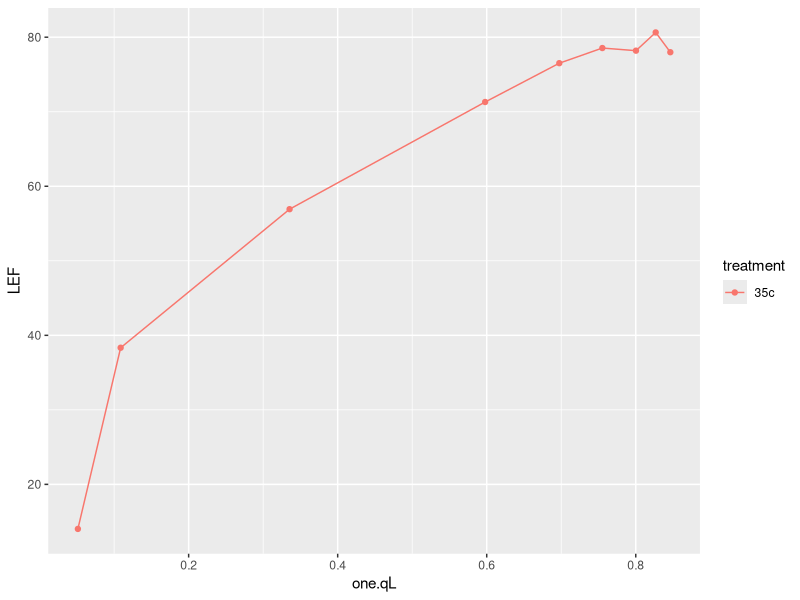
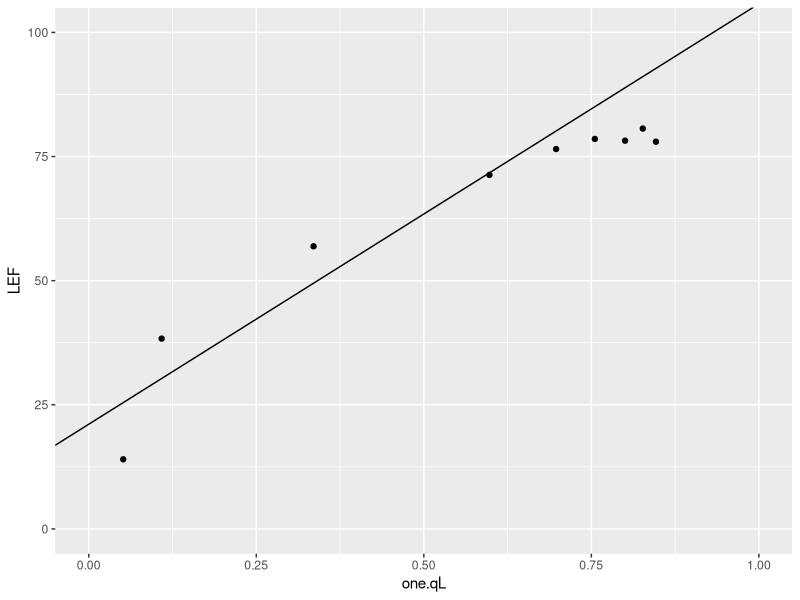
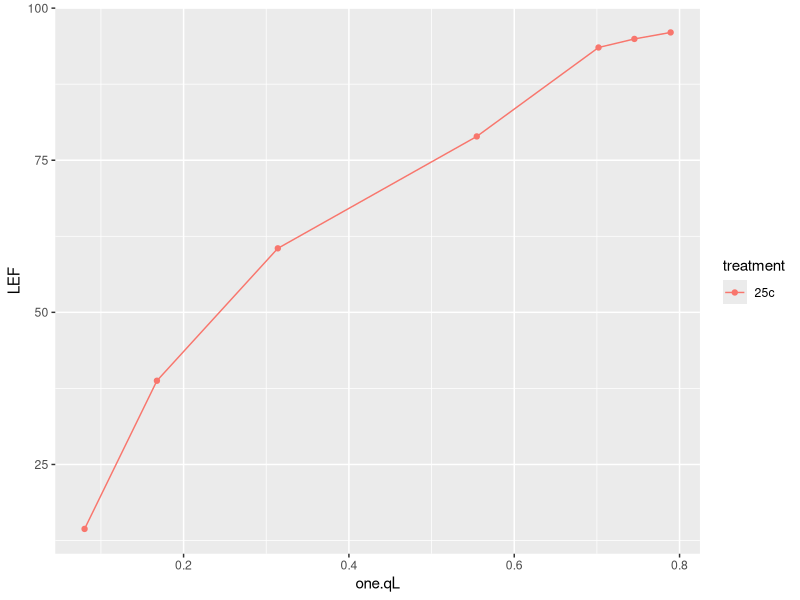
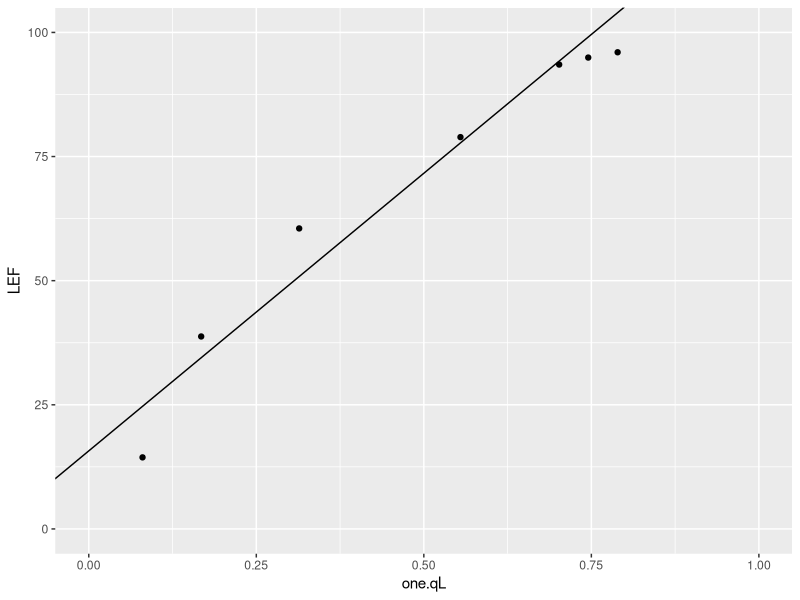
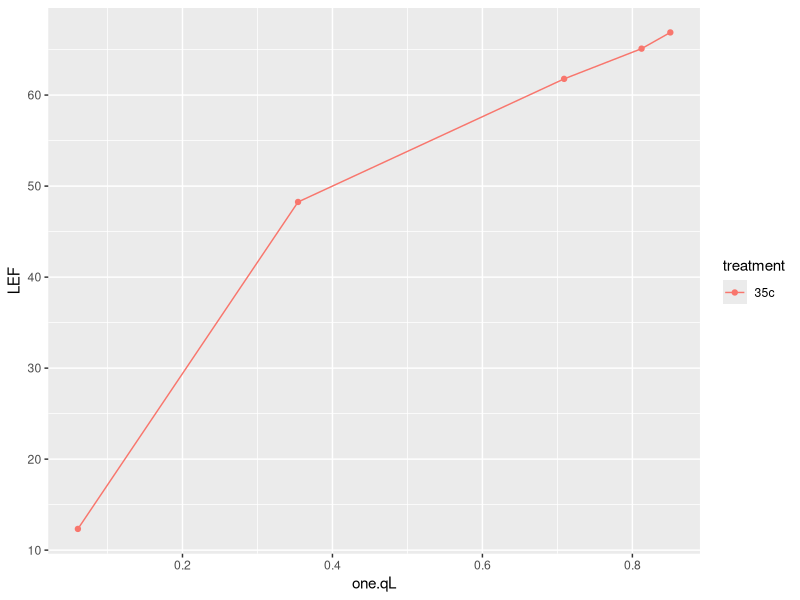
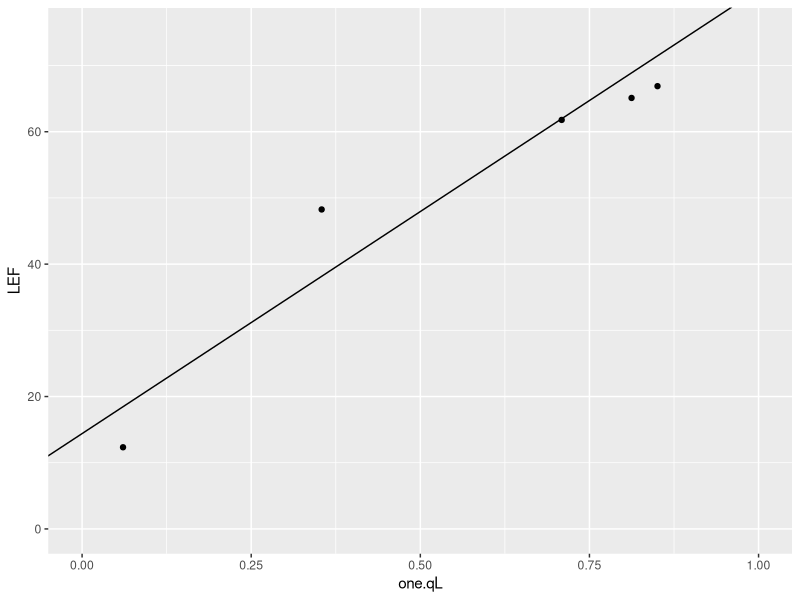
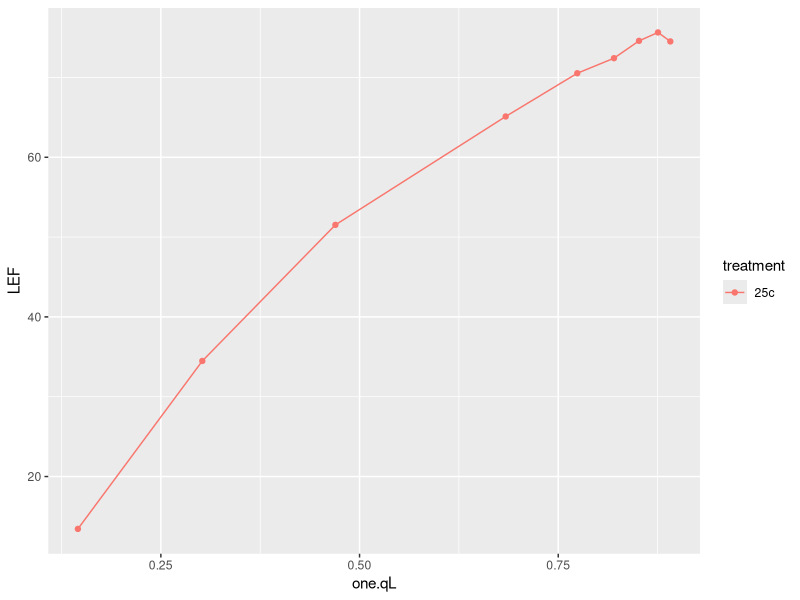
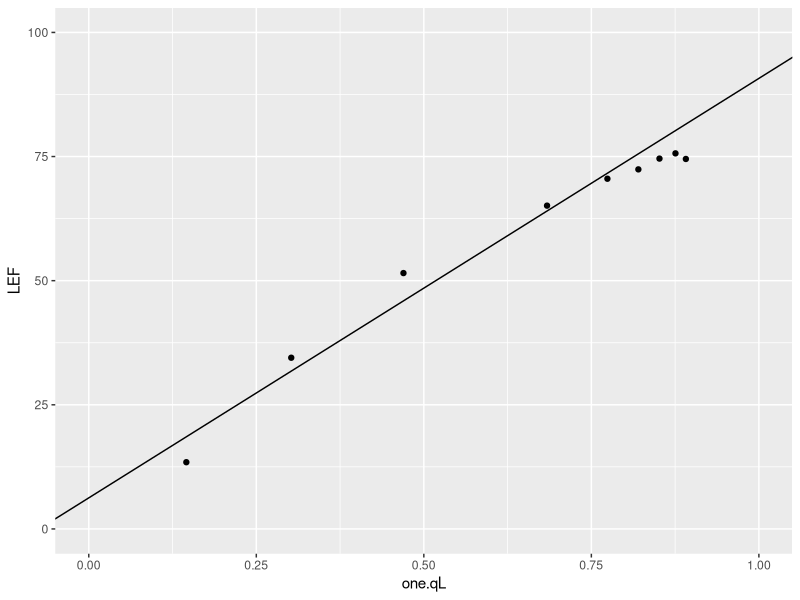

Write R code to recreate these figures, in order.
### Load Libraries
library(tidyverse)

### read in .csv
lrc_42 <- read.csv("lrc_42.csv")



### Curve 1 no data



### Curve 2
gg_2 <- lrc_42 %>% 
  filter(id == "gg_2")
ggplot(gg_2, aes(x = one.qL, y = LEF, color = treatment, group = id)) + geom_point() + geom_line()
# Temp
gg_2_tleaf <- mean(gg_2$Tleaf)
gg_2_tleaf
# creating linear model
lm_gg2 <- lm(LEF ~ one.qL, data = gg_2, subset = (one.qL < 0.75))
# creating slope and intercept
gg_2_slope <- coef(lm_gg2)[2]
gg_2_intercept <- coef(lm_gg2)[1]
# plot
ggplot(gg_2, aes(one.qL, LEF)) +
  geom_point() +
  geom_abline(
    slope = gg_2_slope,
    intercept = gg_2_intercept) +
  scale_x_continuous(
    limits = c(0, 1)) + 
  scale_y_continuous(
    limits = c(0, 100))



### Curve 3
gg_3 <- lrc_42 %>% 
  filter(id == "gg_3")
ggplot(gg_3, aes(x = one.qL, y = LEF, color = treatment, group = id)) + geom_point() + geom_line()
# Temp
gg_3_tleaf <- mean(gg_3$Tleaf)
gg_3_tleaf
# creating linear model
lm_gg3 <- lm(LEF ~ one.qL, data = gg_3, subset = one.qL < 0.75)
# creating slope and intercept
gg_3_slope <- coef(lm_gg3)[2]
gg_3_intercept <- coef(lm_gg3)[1]
# plot
ggplot(gg_3, aes(one.qL, LEF)) +
  geom_point() +
  geom_abline(
    slope = gg_3_slope,
    intercept = gg_3_intercept) +
  scale_x_continuous(
    limits = c(0, 1)) + 
  scale_y_continuous(
    limits = c(0, 100))



### Curve 4
gg_4 <- lrc_42 %>% 
  filter(id == "gg_4")
ggplot(gg_4, aes(x = one.qL, y = LEF, color = treatment, group = id)) + geom_point() + geom_line()
# Temp
gg_4_tleaf <- mean(gg_4$Tleaf)
gg_4_tleaf
# creating linear model
lm_gg4 <- lm(LEF ~ one.qL, data = gg_4, subset = one.qL < 0.85)
# creating slope and intercept
gg_4_slope <- coef(lm_gg4)[2]
gg_4_intercept <- coef(lm_gg4)[1]
# plot
ggplot(gg_4, aes(one.qL, LEF)) +
  geom_point() +
  geom_abline(
    slope = gg_4_slope,
    intercept = gg_4_intercept) +
  scale_x_continuous(
    limits = c(0, 1)) + 
  scale_y_continuous(
    limits = c(0, 75))



### Curve 5
gg_5 <- lrc_42 %>% 
  filter(id == "gg_5")
ggplot(gg_5, aes(x = one.qL, y = LEF, color = treatment, group = id)) + geom_point() + geom_line()
# Temp
gg_5_tleaf <- mean(gg_5$Tleaf)
gg_5_tleaf
# creating linear model
lm_gg5 <- lm(LEF ~ one.qL, data = gg_5, subset = one.qL < 0.85)
# creating slope and intercept
gg_5_slope <- coef(lm_gg5)[2]
gg_5_intercept <- coef(lm_gg5)[1]
# plot
ggplot(gg_5, aes(one.qL, LEF)) +
  geom_point() +
  geom_abline(
    slope = gg_5_slope,
    intercept = gg_5_intercept) +
  scale_x_continuous(
    limits = c(0, 1)) + 
  scale_y_continuous(
    limits = c(0, 100))


### Curve 6
gg_6 <- lrc_42 %>% 
  filter(id == "gg_6")
ggplot(gg_6, aes(x = one.qL, y = LEF, color = treatment, group = id)) + geom_point() + geom_line()
# Temp
gg_6_tleaf <- mean(gg_6$Tleaf)
gg_6_tleaf
# creating linear model
lm_gg6 <- lm(LEF ~ one.qL, data = gg_6, subset = one.qL < 0.75)
# creating slope and intercept
gg_6_slope <- coef(lm_gg6)[2]
gg_6_intercept <- coef(lm_gg6)[1]
# plot
ggplot(gg_6, aes(one.qL, LEF)) +
  geom_point() +
  geom_abline(
    slope = gg_6_slope,
    intercept = gg_6_intercept) +
  scale_x_continuous(
    limits = c(0, 1)) + 
  scale_y_continuous(
    limits = c(0, 100))



### Curve 7
gg_7 <- lrc_42 %>% 
  filter(id == "gg_7")
ggplot(gg_7, aes(x = one.qL, y = LEF, color = treatment, group = id)) + geom_point() + geom_line()
# Temp
gg_7_tleaf <- mean(gg_7$Tleaf)
gg_7_tleaf
# creating linear model
lm_gg7 <- lm(LEF ~ one.qL, data = gg_7, subset = one.qL < 0.9)
# creating slope and intercept
gg_7_slope <- coef(lm_gg7)[2]
gg_7_intercept <- coef(lm_gg7)[1]
# plot
ggplot(gg_7, aes(one.qL, LEF)) +
  geom_point() +
  geom_abline(
    slope = gg_7_slope,
    intercept = gg_7_intercept) +
  scale_x_continuous(
    limits = c(0, 1)) + 
  scale_y_continuous(
    limits = c(0, 200))



### Curve 8 no data


### Curve 9
gg_9 <- lrc_42 %>% 
  filter(id == "gg_9")
ggplot(gg_9, aes(x = one.qL, y = LEF, color = treatment, group = id)) + geom_point() + geom_line()
# Temp
gg_9_tleaf <- mean(gg_9$Tleaf)
gg_9_tleaf
# creating linear model
lm_gg9 <- lm(LEF ~ one.qL, data = gg_9, subset = one.qL < 0.9)
# creating slope and intercept
gg_9_slope <- coef(lm_gg9)[2]
gg_9_intercept <- coef(lm_gg9)[1]
# plot
ggplot(gg_9, aes(one.qL, LEF)) +
  geom_point() +
  geom_abline(
    slope = gg_9_slope,
    intercept = gg_9_intercept) +
  scale_x_continuous(
    limits = c(0, 1)) + 
  scale_y_continuous(
    limits = c(0, 200))



### Curve 10
gg_10 <- lrc_42 %>% 
  filter(id == "gg_10")
gg_10 <- gg_10 %>%
  filter(machine == "stan")
ggplot(gg_10, aes(x = one.qL, y = LEF, color = treatment, group = id)) + geom_point() + geom_line()
# Temp
gg_10_tleaf <- mean(gg_10$Tleaf)
gg_10_tleaf
# creating linear model
lm_gg10 <- lm(LEF ~ one.qL, data = gg_10, subset = one.qL < 0.85)
# creating slope and intercept
gg_10_slope <- coef(lm_gg10)[2]
gg_10_intercept <- coef(lm_gg10)[1]
# plot
ggplot(gg_10, aes(one.qL, LEF)) +
  geom_point() +
  geom_abline(
    slope = gg_10_slope,
    intercept = gg_10_intercept) +
  scale_x_continuous(
    limits = c(0, 1)) + 
  scale_y_continuous(
    limits = c(0, 50))



### Curve 11 no data



### Curve 12
gg_12 <- lrc_42 %>% 
  filter(id == "gg_12")
ggplot(gg_12, aes(x = one.qL, y = LEF, color = treatment, group = id)) + geom_point() + geom_line()
# Temp
gg_12_tleaf <- mean(gg_12$Tleaf)
gg_12_tleaf# creating linear model
lm_gg12 <- lm(LEF ~ one.qL, data = gg_12, subset = one.qL < 0.7)
# creating slope and intercept
gg_12_slope <- coef(lm_gg12)[2]
gg_12_intercept <- coef(lm_gg12)[1]
# plot
ggplot(gg_12, aes(one.qL, LEF)) +
  geom_point() +
  geom_abline(
    slope = gg_12_slope,
    intercept = gg_12_intercept) +
  scale_x_continuous(
    limits = c(0, 1)) + 
  scale_y_continuous(
    limits = c(0, 100))



### Curve 13 no data



### Curve 14
gg_14 <- lrc_42 %>% 
  filter(id == "gg_14")
ggplot(gg_14, aes(x = one.qL, y = LEF, color = treatment, group = id)) + geom_point() + geom_line()
# Temp
gg_14_tleaf <- mean(gg_14$Tleaf)
gg_14_tleaf
# creating linear model
lm_gg14 <- lm(LEF ~ one.qL, data = gg_14, subset = one.qL < 0.7)
# creating slope and intercept
gg_14_slope <- coef(lm_gg14)[2]
gg_14_intercept <- coef(lm_gg14)[1]
# plot
ggplot(gg_14, aes(one.qL, LEF)) +
  geom_point() +
  geom_abline(
    slope = gg_14_slope,
    intercept = gg_14_intercept) +
  scale_x_continuous(
    limits = c(0, 1)) + 
  scale_y_continuous(
    limits = c(0, 100))


### Curve 15 corrupted



### Curve 16
gg_16 <- lrc_42 %>% 
  filter(id == "gg_16")
ggplot(gg_16, aes(x = one.qL, y = LEF, color = treatment, group = id)) + geom_point() + geom_line()
# Temp
gg_16_tleaf <- mean(gg_16$Tleaf)
gg_16_tleaf
# creating linear model
lm_gg16 <- lm(LEF ~ one.qL, data = gg_16, subset = one.qL < 0.75)
# creating slope and intercept
gg_16_slope <- coef(lm_gg16)[2]
gg_16_intercept <- coef(lm_gg16)[1]
# plot
ggplot(gg_16, aes(one.qL, LEF)) +
  geom_point() +
  geom_abline(
    slope = gg_16_slope,
    intercept = gg_16_intercept) +
  scale_x_continuous(
    limits = c(0, 1)) + 
  scale_y_continuous(
    limits = c(0, 60))



### Curve 17 no data 



### Curve 18
gg_18 <- lrc_42 %>% 
  filter(id == "gg_18")
gg_18 <- gg_18 %>%
  filter(machine == "stan")
ggplot(gg_18, aes(x = one.qL, y = LEF, color = treatment, group = id)) + geom_point() + geom_line()
# Temp
gg_18_tleaf <- mean(gg_18$Tleaf)
gg_18_tleaf
# creating linear model
lm_gg18 <- lm(LEF ~ one.qL, data = gg_18, subset = one.qL < 0.8)
# creating slope and intercept
gg_18_slope <- coef(lm_gg18)[2]
gg_18_intercept <- coef(lm_gg18)[1]
# plot
ggplot(gg_18, aes(one.qL, LEF)) +
  geom_point() +
  geom_abline(
    slope = gg_18_slope,
    intercept = gg_18_intercept) +
  scale_x_continuous(
    limits = c(0, 1)) + 
  scale_y_continuous(
    limits = c(0, 60))



### Curve 19 no data



### Curve 20 no data



### Curve 21
gg_21 <- lrc_42 %>% 
  filter(id == "gg_21")
ggplot(gg_21, aes(x = one.qL, y = LEF, color = treatment, group = id)) + geom_point() + geom_line()
# Temp
gg_21_tleaf <- mean(gg_21$Tleaf)
gg_21_tleaf
# creating linear model
lm_gg21 <- lm(LEF ~ one.qL, data = gg_21, subset = one.qL < 0.9)
# creating slope and intercept
gg_21_slope <- coef(lm_gg21)[2]
gg_21_intercept <- coef(lm_gg21)[1]
# plot
ggplot(gg_21, aes(one.qL, LEF)) +
  geom_point() +
  geom_abline(
    slope = gg_21_slope,
    intercept = gg_21_intercept) +
  scale_x_continuous(
    limits = c(0, 1)) + 
  scale_y_continuous(
    limits = c(0, 150))



### Curve 22
gg_22 <- lrc_42 %>% 
  filter(id == "gg_22")
gg_22 <- gg_22 %>%
  filter(machine == "stan")
ggplot(gg_22, aes(x = one.qL, y = LEF, color = treatment, group = id)) + geom_point() + geom_line()
# Temp
gg_22_tleaf <- mean(gg_22$Tleaf)
gg_22_tleaf
# creating linear model
lm_gg22 <- lm(LEF ~ one.qL, data = gg_22, subset = one.qL < 0.75)
# creating slope and intercept
gg_22_slope <- coef(lm_gg22)[2]
gg_22_intercept <- coef(lm_gg22)[1]
# plot
ggplot(gg_22, aes(one.qL, LEF)) +
  geom_point() +
  geom_abline(
    slope = gg_22_slope,
    intercept = gg_22_intercept) +
  scale_x_continuous(
    limits = c(0, 1)) + 
  scale_y_continuous(
    limits = c(0, 100))



### Curve 23 no data



### Curve 24
gg_24 <- lrc_42 %>% 
  filter(id == "gg_24")
ggplot(gg_24, aes(x = one.qL, y = LEF, color = treatment, group = id)) + geom_point() + geom_line()
# Temp
gg_24_tleaf <- mean(gg_24$Tleaf)
gg_24_tleaf
# creating linear model
lm_gg24 <- lm(LEF ~ one.qL, data = gg_24, subset = one.qL < 0.5)
# creating slope and intercept
gg_24_slope <- coef(lm_gg24)[2]
gg_24_intercept <- coef(lm_gg24)[1]
# plot
ggplot(gg_24, aes(one.qL, LEF)) +
  geom_point() +
  geom_abline(
    slope = gg_24_slope,
    intercept = gg_24_intercept) +
  scale_x_continuous(
    limits = c(0, 1)) + 
  scale_y_continuous(
    limits = c(0, 100))



### Curve 25
gg_25 <- lrc_42 %>% 
  filter(id == "gg_25")
ggplot(gg_25, aes(x = one.qL, y = LEF, color = treatment, group = id)) + geom_point() + geom_line()
# Temp
gg_25_tleaf <- mean(gg_25$Tleaf)
gg_25_tleaf
# creating linear model
lm_gg25 <- lm(LEF ~ one.qL, data = gg_25, subset = one.qL < 0.8)
# creating slope and intercept
gg_25_slope <- coef(lm_gg25)[2]
gg_25_intercept <- coef(lm_gg25)[1]
# plot
ggplot(gg_25, aes(one.qL, LEF)) +
  geom_point() +
  geom_abline(
    slope = gg_25_slope,
    intercept = gg_25_intercept) +
  scale_x_continuous(
    limits = c(0, 1)) + 
  scale_y_continuous(
    limits = c(0, 100))



### Curve 26
gg_26 <- lrc_42 %>% 
  filter(id == "gg_26")
ggplot(gg_26, aes(x = one.qL, y = LEF, color = treatment, group = id)) + geom_point() + geom_line()
# Temp
gg_26_tleaf <- mean(gg_26$Tleaf)
gg_26_tleaf
# creating linear model
lm_gg26 <- lm(LEF ~ one.qL, data = gg_26, subset = one.qL < 0.7)
# creating slope and intercept
gg_26_slope <- coef(lm_gg26)[2]
gg_26_intercept <- coef(lm_gg26)[1]
# plot
ggplot(gg_26, aes(one.qL, LEF)) +
  geom_point() +
  geom_abline(
    slope = gg_26_slope,
    intercept = gg_26_intercept) +
  scale_x_continuous(
    limits = c(0, 1)) + 
  scale_y_continuous(
    limits = c(0, 100))



### Curve 27
gg_27 <- lrc_42 %>% 
  filter(id == "gg_27")
ggplot(gg_27, aes(x = one.qL, y = LEF, color = treatment, group = id)) + geom_point() + geom_line()
# Temp
gg_27_tleaf <- mean(gg_27$Tleaf)
gg_27_tleaf
# creating linear model
lm_gg27 <- lm(LEF ~ one.qL, data = gg_27, subset = one.qL < 0.8)
# creating slope and intercept
gg_27_slope <- coef(lm_gg27)[2]
gg_27_intercept <- coef(lm_gg27)[1]
# plot
ggplot(gg_27, aes(one.qL, LEF)) +
  geom_point() +
  geom_abline(
    slope = gg_27_slope,
    intercept = gg_27_intercept) +
  scale_x_continuous(
    limits = c(0, 1)) + 
  scale_y_continuous(
    limits = c(0, 100))



### Curve 28
gg_28 <- lrc_42 %>% 
  filter(id == "gg_28")
ggplot(gg_28, aes(x = one.qL, y = LEF, color = treatment, group = id)) + geom_point() + geom_line()
# Temp
gg_28_tleaf <- mean(gg_28$Tleaf)
gg_28_tleaf
# creating linear model
lm_gg28 <- lm(LEF ~ one.qL, data = gg_28, subset = one.qL < 0.8)
# creating slope and intercept
gg_28_slope <- coef(lm_gg28)[2]
gg_28_intercept <- coef(lm_gg28)[1]
# plot
ggplot(gg_28, aes(one.qL, LEF)) +
  geom_point() +
  geom_abline(
    slope = gg_28_slope,
    intercept = gg_28_intercept) +
  scale_x_continuous(
    limits = c(0, 1)) + 
  scale_y_continuous(
    limits = c(0, 150))



### Curve 29
gg_29 <- lrc_42 %>% 
  filter(id == "gg_29")
ggplot(gg_29, aes(x = one.qL, y = LEF, color = treatment, group = id)) + geom_point() + geom_line()
# Temp
gg_29_tleaf <- mean(gg_29$Tleaf)
gg_29_tleaf
# creating linear model
lm_gg29 <- lm(LEF ~ one.qL, data = gg_29, subset = one.qL < 0.7)
# creating slope and intercept
gg_29_slope <- coef(lm_gg29)[2]
gg_29_intercept <- coef(lm_gg29)[1]
# plot
ggplot(gg_29, aes(one.qL, LEF)) +
  geom_point() +
  geom_abline(
    slope = gg_29_slope,
    intercept = gg_29_intercept) +
  scale_x_continuous(
    limits = c(0, 1)) + 
  scale_y_continuous(
    limits = c(0, 150))



### Curve 30
gg_30 <- lrc_42 %>% 
  filter(id == "gg_30")
ggplot(gg_30, aes(x = one.qL, y = LEF, color = treatment, group = id)) + geom_point() + geom_line()
# Temp
gg_30_tleaf <- mean(gg_30$Tleaf)
gg_30_tleaf
# creating linear model
lm_gg30 <- lm(LEF ~ one.qL, data = gg_30, subset = one.qL < 0.75)
# creating slope and intercept
gg_30_slope <- coef(lm_gg30)[2]
gg_30_intercept <- coef(lm_gg30)[1]
# plot
ggplot(gg_30, aes(one.qL, LEF)) +
  geom_point() +
  geom_abline(
    slope = gg_30_slope,
    intercept = gg_30_intercept) +
  scale_x_continuous(
    limits = c(0, 1)) + 
  scale_y_continuous(
    limits = c(0, 70))



### Curve 31 no data



### Curve 32
gg_32 <- lrc_42 %>% 
  filter(id == "gg_32")
gg_32 <- gg_32 %>%
  filter(machine == "albert")
ggplot(gg_32, aes(x = one.qL, y = LEF, color = treatment, group = id)) + geom_point() + geom_line()
# Temp
gg_32_tleaf <- mean(gg_32$Tleaf)
gg_32_tleaf
# creating linear model
lm_gg32 <- lm(LEF ~ one.qL, data = gg_32, subset = one.qL < 0.7)
# creating slope and intercept
gg_32_slope <- coef(lm_gg32)[2]
gg_32_intercept <- coef(lm_gg32)[1]
# plot
ggplot(gg_32, aes(one.qL, LEF)) +
  geom_point() +
  geom_abline(
    slope = gg_32_slope,
    intercept = gg_32_intercept) +
  scale_x_continuous(
    limits = c(0, 1)) + 
  scale_y_continuous(
    limits = c(0, 40))



### Curve 33 no data



### Curve 34
gg_34 <- lrc_42 %>% 
  filter(id == "gg_34")
ggplot(gg_34, aes(x = one.qL, y = LEF, color = treatment, group = id)) + geom_point() + geom_line()
# Temp
gg_34_tleaf <- mean(gg_34$Tleaf)
gg_34_tleaf
# creating linear model
lm_gg34 <- lm(LEF ~ one.qL, data = gg_34, subset = one.qL < 0.56)
# creating slope and intercept
gg_34_slope <- coef(lm_gg34)[2]
gg_34_intercept <- coef(lm_gg34)[1]
# plot
ggplot(gg_34, aes(one.qL, LEF)) +
  geom_point() +
  geom_abline(
    slope = gg_34_slope,
    intercept = gg_34_intercept) +
  scale_x_continuous(
    limits = c(0, 1)) + 
  scale_y_continuous(
    limits = c(0, 100))



### Curve 35
gg_35 <- lrc_42 %>% 
  filter(id == "gg_35")
ggplot(gg_35, aes(x = one.qL, y = LEF, color = treatment, group = id)) + geom_point() + geom_line()
# Temp
gg_35_tleaf <- mean(gg_35$Tleaf)
gg_35_tleaf
# creating linear model
lm_gg35 <- lm(LEF ~ one.qL, data = gg_35, subset = one.qL < 0.8)
# creating slope and intercept
gg_35_slope <- coef(lm_gg35)[2]
gg_35_intercept <- coef(lm_gg35)[1]
# plot
ggplot(gg_35, aes(one.qL, LEF)) +
  geom_point() +
  geom_abline(
    slope = gg_35_slope,
    intercept = gg_35_intercept) +
  scale_x_continuous(
    limits = c(0, 1)) + 
  scale_y_continuous(
    limits = c(0, 150))



### Curve 36
gg_36 <- lrc_42 %>% 
  filter(id == "gg_36")
ggplot(gg_36, aes(x = one.qL, y = LEF, color = treatment, group = id)) + geom_point() + geom_line()
# Temp
gg_36_tleaf <- mean(gg_36$Tleaf)
gg_36_tleaf
# creating linear model
lm_gg36 <- lm(LEF ~ one.qL, data = gg_36, subset = one.qL < 0.8)
# creating slope and intercept
gg_36_slope <- coef(lm_gg36)[2]
gg_36_intercept <- coef(lm_gg36)[1]
# plot
ggplot(gg_36, aes(one.qL, LEF)) +
  geom_point() +
  geom_abline(
    slope = gg_36_slope,
    intercept = gg_36_intercept) +
  scale_x_continuous(
    limits = c(0, 1)) + 
  scale_y_continuous(
    limits = c(0, 100))



### Curve 37 no data



### Curve 38
gg_38 <- lrc_42 %>% 
  filter(id == "gg_38")
gg_38 <- gg_38 %>%
  filter(machine == "albert")
ggplot(gg_38, aes(x = one.qL, y = LEF, color = treatment, group = id)) + geom_point() + geom_line()
# Temp
gg_38_tleaf <- mean(gg_38$Tleaf)
gg_38_tleaf
# creating linear model
lm_gg38 <- lm(LEF ~ one.qL, data = gg_38, subset = one.qL < 0.65)
# creating slope and intercept
gg_38_slope <- coef(lm_gg38)[2]
gg_38_intercept <- coef(lm_gg38)[1]
# plot
ggplot(gg_38, aes(one.qL, LEF)) +
  geom_point() +
  geom_abline(
    slope = gg_38_slope,
    intercept = gg_38_intercept) +
  scale_x_continuous(
    limits = c(0, 1)) + 
  scale_y_continuous(
    limits = c(0, 60))



### Curve 39
gg_39 <- lrc_42 %>% 
  filter(id == "gg_39")
ggplot(gg_39, aes(x = one.qL, y = LEF, color = treatment, group = id)) + geom_point() + geom_line()
# Temp
gg_39_tleaf <- mean(gg_39$Tleaf)
gg_39_tleaf
# creating linear model
lm_gg39 <- lm(LEF ~ one.qL, data = gg_39, subset = one.qL < 0.8)
# creating slope and intercept
gg_39_slope <- coef(lm_gg39)[2]
gg_39_intercept <- coef(lm_gg39)[1]
# plot
ggplot(gg_39, aes(one.qL, LEF)) +
  geom_point() +
  geom_abline(
    slope = gg_39_slope,
    intercept = gg_39_intercept) +
  scale_x_continuous(
    limits = c(0, 1)) + 
  scale_y_continuous(
    limits = c(0, 60))



### Curve 40
gg_40 <- lrc_42 %>% 
  filter(id == "gg_40")
gg_40 <- gg_40 %>%
  filter(machine == "stan")
ggplot(gg_40, aes(x = one.qL, y = LEF, color = treatment, group = id)) + geom_point() + geom_line()
# Temp
gg_40_tleaf <- mean(gg_40$Tleaf)
gg_40_tleaf
# creating linear model
lm_gg40 <- lm(LEF ~ one.qL, data = gg_40, subset = one.qL < 0.7)
# creating slope and intercept
gg_40_slope <- coef(lm_gg40)[2]
gg_40_intercept <- coef(lm_gg40)[1]
# plot
ggplot(gg_40, aes(one.qL, LEF)) +
  geom_point() +
  geom_abline(
    slope = gg_40_slope,
    intercept = gg_40_intercept) +
  scale_x_continuous(
    limits = c(0, 1)) + 
  scale_y_continuous(
    limits = c(0, 50))


### Creating dataframe
vqmax42_df <- data.frame(
  id = c("gg_2", "gg_3", "gg_4", "gg_5", "gg_6", "gg_7", "gg_9",
         "gg_10", "gg_12", "gg_14", "gg_16", "gg_18", 
         "gg_21", "gg_22", "gg_24", "gg_25", "gg_26", 
         "gg_27", "gg_28", "gg_29", "gg_30", "gg_32", "gg_34", 
         "gg_35", "gg_36", "gg_38", "gg_39", "gg_40" ),
  slope_42 = c(gg_2_slope, gg_3_slope, gg_4_slope, gg_5_slope, gg_6_slope, gg_7_slope, gg_9_slope,
               gg_10_slope, gg_12_slope, gg_14_slope, gg_16_slope, gg_18_slope, 
               gg_21_slope, gg_22_slope, gg_24_slope, gg_25_slope, gg_26_slope, 
               gg_27_slope, gg_28_slope, gg_29_slope, gg_30_slope, gg_32_slope, gg_34_slope, 
               gg_35_slope, gg_36_slope, gg_38_slope, gg_39_slope, gg_40_slope),
  intercept_42 = c(gg_2_intercept, gg_3_intercept, gg_4_intercept, gg_5_intercept, gg_6_intercept, gg_7_intercept, gg_9_intercept,
                   gg_10_intercept, gg_12_intercept, gg_14_intercept, gg_16_intercept, gg_18_intercept, 
                   gg_21_intercept, gg_22_intercept, gg_24_intercept, gg_25_intercept, gg_26_intercept, 
                   gg_27_intercept, gg_28_intercept, gg_29_intercept, gg_30_intercept, gg_32_intercept, gg_34_intercept, 
                   gg_35_intercept, gg_36_intercept, gg_38_intercept, gg_39_intercept, gg_40_intercept),
  tleaf_42 = c(gg_2_tleaf, gg_3_tleaf, gg_4_tleaf, gg_5_tleaf, gg_6_tleaf, gg_7_tleaf, gg_9_tleaf,
                   gg_10_tleaf, gg_12_tleaf, gg_14_tleaf, gg_16_tleaf, gg_18_tleaf, 
                   gg_21_tleaf, gg_22_tleaf, gg_24_tleaf, gg_25_tleaf, gg_26_tleaf, 
                   gg_27_tleaf, gg_28_tleaf, gg_29_tleaf, gg_30_tleaf, gg_32_tleaf, gg_34_tleaf, 
                   gg_35_tleaf, gg_36_tleaf, gg_38_tleaf, gg_39_tleaf, gg_40_tleaf)
)
vqmax42_df


### calculating Vqmax
vqmax42_df$vqmax_42 <- vqmax42_df$intercept + vqmax42_df$slope
vqmax42_df

### adding treatment column
vqmax42_df$replicate <- as.numeric(gsub("\\D", "", vqmax42_df$id))
vqmax42_df$treatment <- ifelse(vqmax42_df$replicate %% 2 == 1,
                               "25c",
                               "35c")
vqmax42_df$replicate <- NULL
vqmax42_df

### add leaf temp
vqmax42_df$tleaf_fac <- "42c"
vqmax42_df


### graph and stats time
ggplot(vqmax42_df, aes(x = treatment, y = vqmax_42)) + geom_boxplot() 
vqmax42_lm <- lm(vqmax_42 ~ treatment, data = vqmax42_df)
anova(vqmax42_lm)
plot(vqmax42_lm)

### write .csv
write.csv(vqmax42_df, "vqmax42_df.csv")
